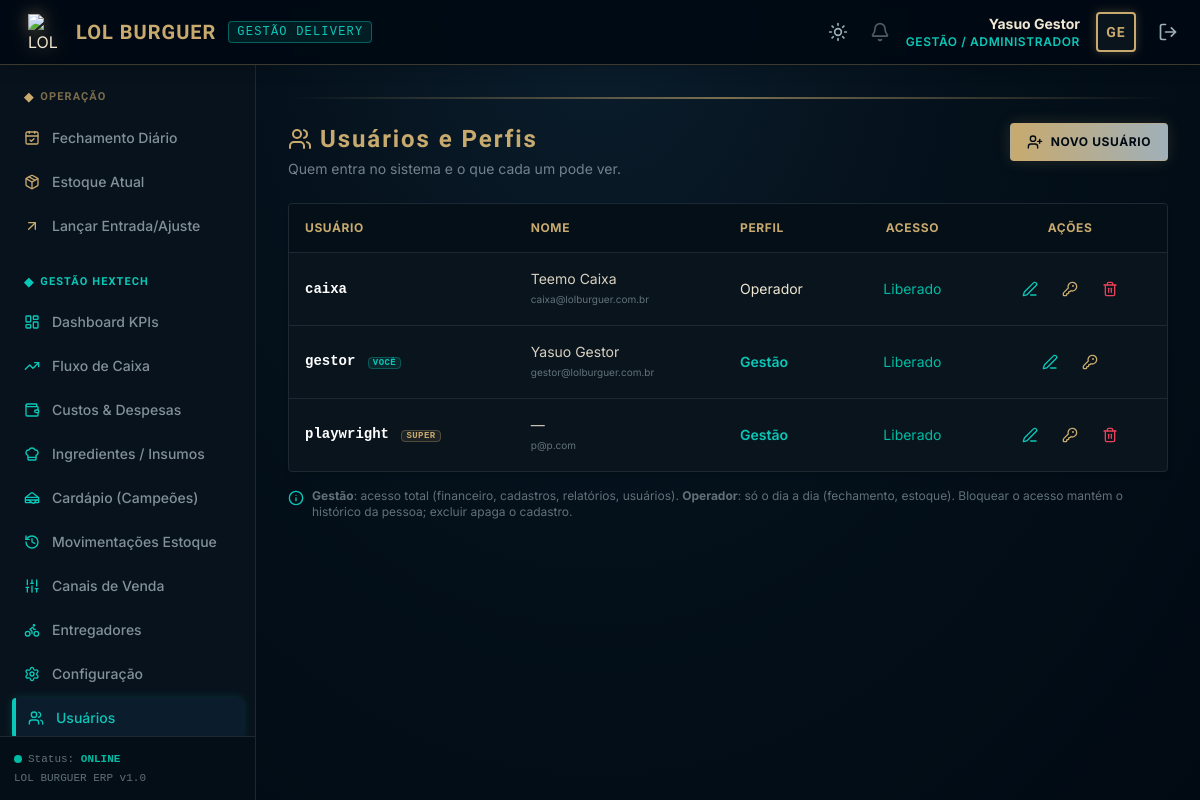
The page /usuarios/ (signed in) on the database as committed earlier.
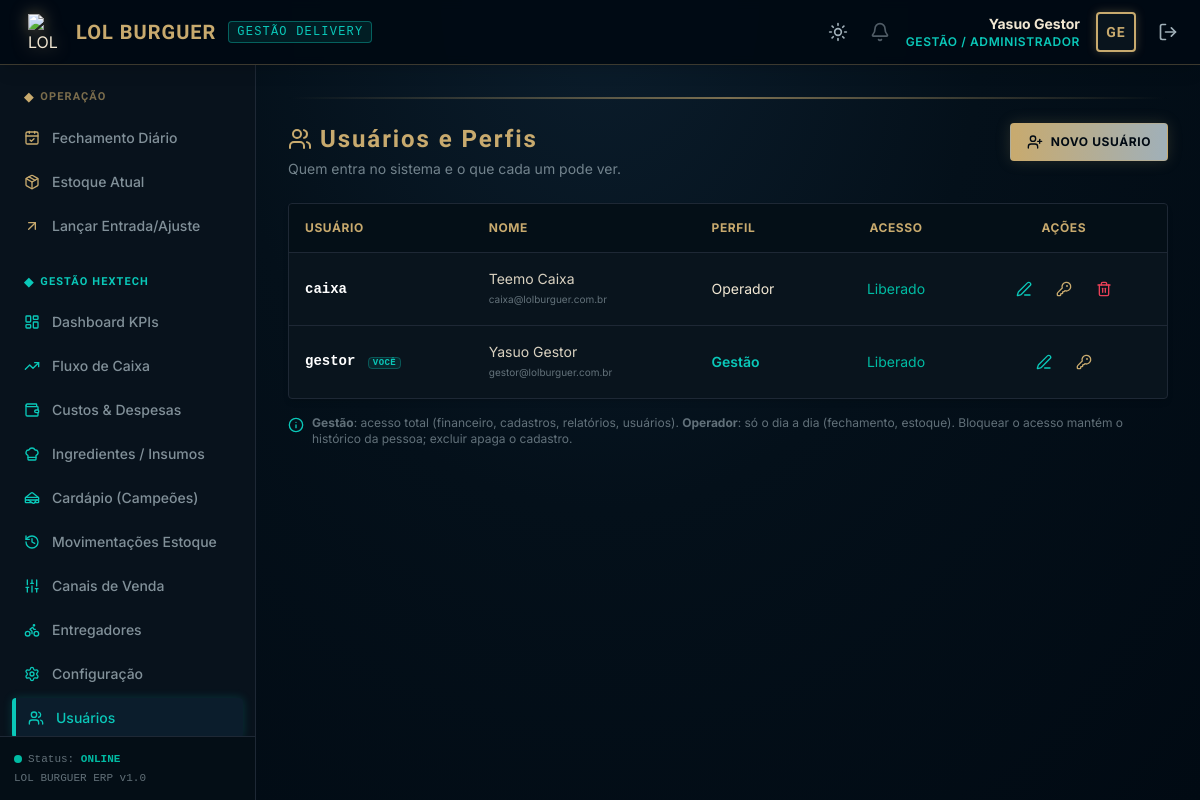
The same page on the database as committed later.
### core/models.py (models this page shows, shortened)
class Usuario(AbstractUser):
    ROLE_CHOICES = (
        ('GESTAO', 'Gestão / Administrador'),
        ('OPERADOR', 'Operador de Caixa / Atendente'),
    )
    role = models.CharField(
        max_length=20,
        choices=ROLE_CHOICES,
        default='OPERADOR',
        verbose_name="Cargo / Nível de Acesso"
    )
    class Meta:
        verbose_name = "Usuário"
        verbose_name_plural = "Usuários"
        ordering = ['username']

### core/decorators.py (the view)
    def _wrapped_view_func(request, *args, **kwargs):
        if request.user.is_authenticated and request.user.role == 'GESTAO':
            return view_func(request, *args, **kwargs)
        messages.error(request, "Acesso negado: Apenas a Gestão tem permissão para acessar esta página.")
        return redirect('home')

### core/views.py (called while the page is built)
@login_required
@gestao_required
def usuario_listar(request):
    usuarios = Usuario.objects.all().order_by('-is_active', 'username')
    return render(request, 'core/usuarios_lista.html', {'usuarios': usuarios})

### templates/core/usuarios_lista.html (shortened to what the changed rows need)
{% extends "base.html" %}
{% block content %}
<div class="flex flex-col md:flex-row md:items-center md:justify-between mb-6 gap-4">
    <div>
        <h1 class="text-2xl font-bold title-hex text-hex_gold flex items-center space-x-2">
            <i data-lucide="users" class="w-6 h-6 text-hex_gold"></i><span>Usuários e Perfis</span>
        </h1>
    </div>
</div>
<div class="bg-hex_dark_card border border-hex_dark_border rounded shadow-md overflow-x-auto">
    <table class="w-full text-left border-collapse">
        <thead>
            <tr class="border-b border-hex_dark_border bg-hex_dark_bg/50 text-hex_gold uppercase tracking-wider text-xs font-semibold">
                <th class="p-4">Usuário</th>
                <th class="p-4">Nome</th>
                <th class="p-4">Perfil</th>
                <th class="p-4 text-center">Acesso</th>
                <th class="p-4 text-center">Ações</th>
            </tr>
        </thead>
        <tbody class="divide-y divide-hex_dark_border text-sm text-hex_gold_light/90">
            {% for u in usuarios %}
            <tr class="hover:bg-hex_dark_bg/30 transition-colors {% if not u.is_active %}opacity-50{% endif %}">
                <td class="p-4 font-mono font-bold text-white">
                    {{ u.username }}
                    {% if u.pk == request.user.pk %}<span class="ml-1 text-[9px] uppercase tracking-wider text-hex_blue border border-hex_blue/30 bg-hex_blue/10 px-1 rounded">você</span>{% endif %}
                    {% if u.is_superuser %}<span class="ml-1 text-[9px] uppercase tracking-wider text-hex_gold border border-hex_gold/30 bg-hex_gold/10 px-1 rounded">super</span>{% endif %}
                </td>
                <td class="p-4">{{ u.get_full_name|default:"—" }}<div class="text-[10px] text-hex_gold_dim/60">{{ u.email }}</div></td>
                <td class="p-4">
                    {% if u.role == 'GESTAO' %}
                        <span class="text-hex_blue font-semibold">Gestão</span>
                    {% else %}
                        <span class="text-hex_gold_light">Operador</span>
                    {% endif %}
                </td>
                <td class="p-4 text-center">
                    {% if u.is_active %}<span class="text-hex_success">Liberado</span>{% else %}<span class="text-hex_danger">Bloqueado</span>{% endif %}
                </td>
                <td class="p-4 text-center">
                    <div class="flex items-center justify-center gap-2">
                        <a href="{% url 'usuario_editar' u.pk %}" class="text-hex_blue hover:text-white p-2 rounded hover:bg-hex_blue/20" title="Editar"><i data-lucide="edit-3" class="w-4 h-4"></i></a>
                        <a href="{% url 'usuario_resetar_senha' u.pk %}" class="text-hex_gold hover:text-white p-2 rounded hover:bg-hex_gold/20" title="Redefinir senha"><i data-lucide="key-round" class="w-4 h-4"></i></a>
                        {% if u.pk != request.user.pk %}
                        <a href="{% url 'usuario_excluir' u.pk %}" class="text-hex_danger hover:text-white p-2 rounded hover:bg-hex_danger/20" title="Excluir"><i data-lucide="trash-2" class="w-4 h-4"></i></a>
                        {% endif %}
                    </div>
                </td>
            </tr>
            {% empty %}
            <tr><td colspan="5" class="p-8 text-center text-hex_gold_dim/50 italic">Nenhum usuário.</td></tr>
            {% endfor %}
        </tbody>
    </table>
</div>
{% endblock %}

### templates/base.html (shortened to what the changed rows need)
<!DOCTYPE html>
<html lang="pt-br" class="h-full">
<head>
    <script src="https://cdn.tailwindcss.com"></script>
</head>
<body class="h-full flex flex-col" x-data="{ mobileSidebarOpen: false }">
    <header class="bg-hex_dark_bg/95 border-b border-hex_gold/30 px-4 py-3 flex items-center justify-between z-20 shadow-lg backdrop-blur-sm">
        <div class="flex items-center space-x-4">
            {% if user.is_authenticated %}
                <div hx-get="{% url 'notificacoes_badge' %}" hx-trigger="load, every 60s" class="relative group cursor-pointer mr-2">
                    <i data-lucide="bell" class="w-5 h-5 text-hex_gold_dim opacity-50 group-hover:opacity-100 transition-opacity"></i>
                </div>
                <div class="text-right hidden sm:block">
                    <p class="text-sm font-bold text-hex_gold_light">{{ user.get_full_name|default:user.username }}</p>
                    <p class="text-xs text-hex_blue uppercase tracking-wider font-semibold">{{ user.get_role_display }}</p>
                </div>
                <div class="w-10 h-10 border-2 border-hex_gold rounded flex items-center justify-center bg-hex_dark_card shadow-[0_0_10px_rgba(200,170,110,0.3)]">
                    <span class="text-hex_gold font-bold title-hex text-sm">{{ user.username|slice:":2"|upper }}</span>
                </div>
                <a href="{% url 'logout' %}" class="text-hex_gold_dim hover:text-hex_gold p-1.5 rounded hover:bg-hex_dark_card transition-all" title="Sair do Sistema">
                    <i data-lucide="log-out" class="w-5 h-5"></i>
                </a>
            {% else %}
                <span class="text-xs uppercase text-hex_gold_dim font-mono">Sem autenticação</span>
            {% endif %}
        </div>
    </header>
    <div class="flex-1 flex min-h-0 overflow-hidden">
        <main class="flex-1 flex flex-col overflow-y-auto min-h-0 p-4 md:p-6 lg:p-8 relative">
            {% block content %}
            {% endblock %}
        </main>
    </div>
</body>
</html>

Rows that differ between the two databases and show on the page:
removed Usuario: username "playwright", is_superuser "SUPER", get_full_name "—", email "p@p.com", role "Gestão", is_active "Liberado"
